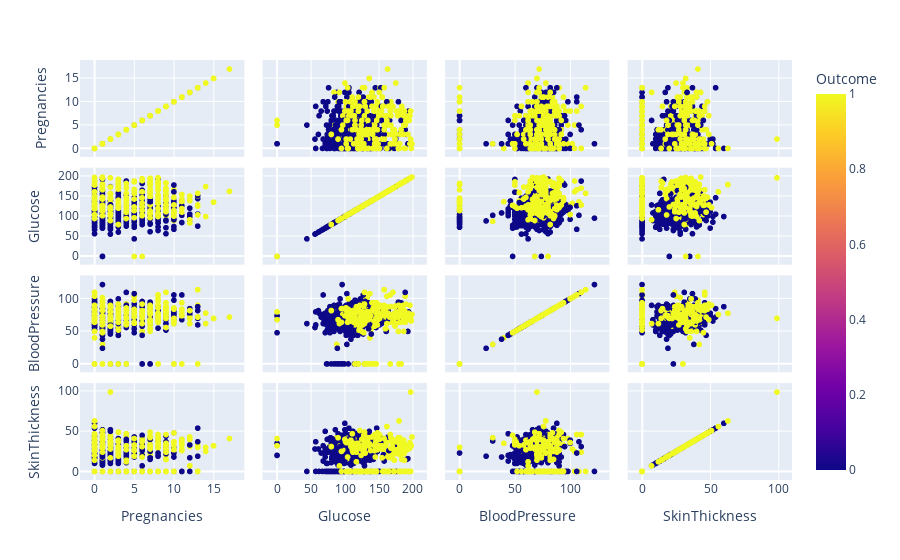

Notebook source saved alongside this figure:
### Markdown cell above
## Pairplots

### Code cell
fig = px.scatter_matrix(data,
    dimensions=['Pregnancies', 'Glucose', 'BloodPressure', 'SkinThickness'],
    color="Outcome")
fig.show()

### Figure 1 — Plotly figure (JSON) as saved in the notebook; plotly's stock layout.template omitted (floating-point values rounded to 4 significant figures; data arrays with more than 128 entries replaced by an {"elided": "..."} marker saying what was removed)
{"data": [{"dimensions": [{"axis": {"matches": true}, "label": "Pregnancies", "values": {"elided": "968 int values"}}, {"axis": {"matches": true}, "label": "Glucose", "values": {"elided": "968 int values"}}, {"axis": {"matches": true}, "label": "BloodPressure", "values": {"elided": "968 int values"}}, {"axis": {"matches": true}, "label": "SkinThickness", "values": {"elided": "968 int values"}}], "hovertemplate": "%{xaxis.title.text}=%{x}<br>%{yaxis.title.text}=%{y}<br>Outcome=%{marker.color}<extra></extra>", "legendgroup": "", "marker": {"color": {"elided": "968 int values"}, "coloraxis": "coloraxis", "symbol": "circle"}, "name": "", "showlegend": false, "type": "splom"}], "layout": {"coloraxis": {"colorbar": {"title": {"text": "Outcome"}}, "colorscale": [[0, "#0d0887"], [0.1111, "#46039f"], [0.2222, "#7201a8"], [0.3333, "#9c179e"], [0.4444, "#bd3786"], [0.5556, "#d8576b"], [0.6667, "#ed7953"], [0.7778, "#fb9f3a"], [0.8889, "#fdca26"], [1, "#f0f921"]]}, "dragmode": "select", "legend": {"tracegroupgap": 0}, "margin": {"t": 60}}}
